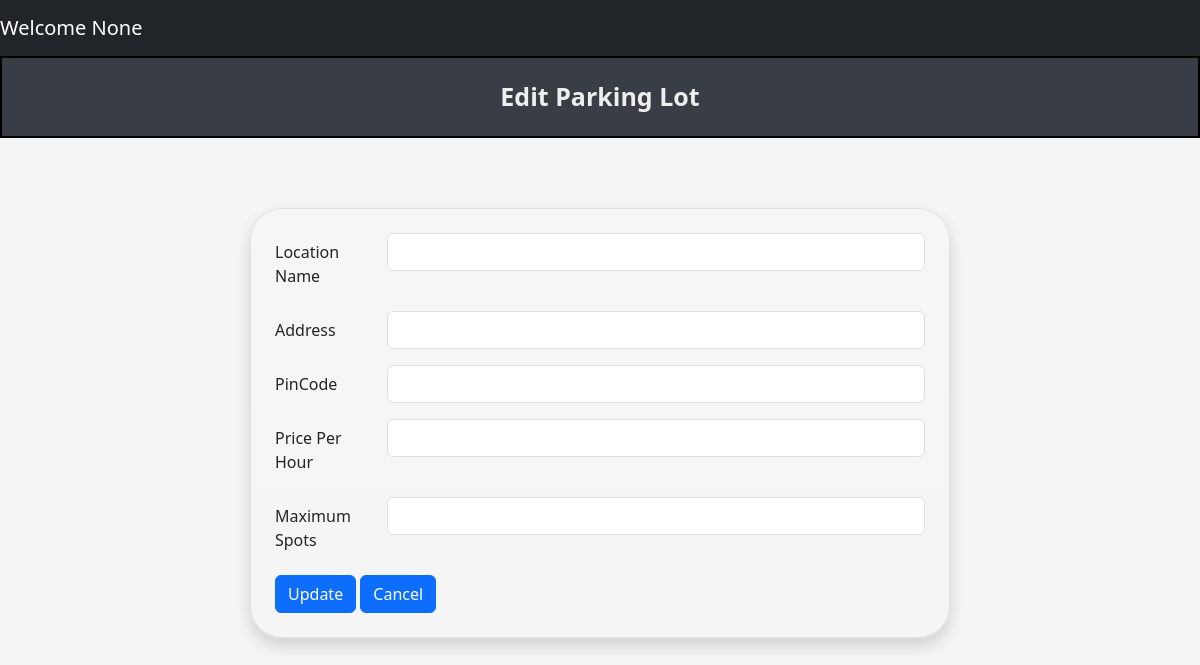
The page /admin/edit?lot_id=16 on the database as committed earlier.
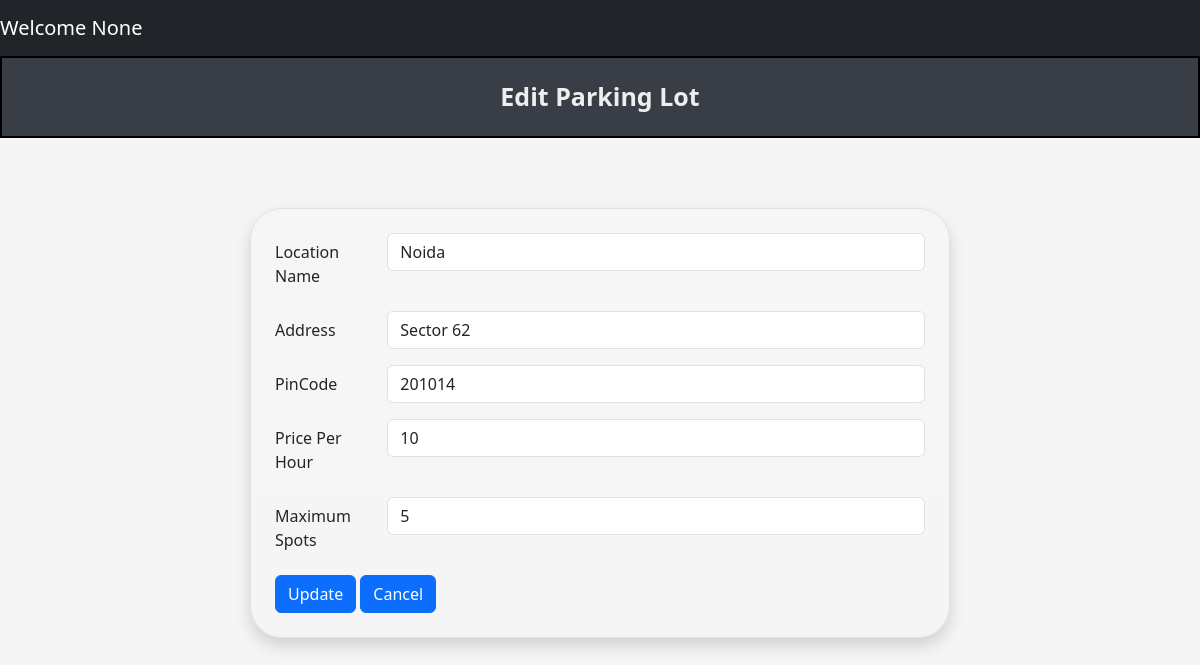
The same page on the database as committed later.
### tables this page shows
CREATE TABLE ParkingLot (
            lot_id INTEGER PRIMARY KEY AUTOINCREMENT,
            location_name TEXT NOT NULL,
            address TEXT NOT NULL,
            pincode TEXT NOT NULL,
            price INTEGER NOT NULL, 
            maxSpots INTEGER NOT NULL
        );

### controllers/admin_controller.py (the view, shortened to what this page needs)
@admin.route('/admin/edit', methods=['GET', 'POST'])
def editSpot():
    lot_id = request.args.get('lot_id', type=int)
    print("Lot id : ", lot_id)
    parkinglotdata = fetch_parking_lot(lot_id)
    return render_template("admin/editParkinglot.html", parking_lot_data = parkinglotdata, lot_id = lot_id)

### models/parking_lot.py (called while the page is built)
def fetch_parking_lot(lot_id):
    connection = sqlite3.connect(DATABASE_PARKING)
    cur = connection.cursor()
    cur.execute(
        '''
            Select * from ParkingLot where lot_id = (?)
        ''',(lot_id,)
    )
    parkinglotData = cur.fetchone()
    connection.commit()
    connection.close()
    return parkinglotData

### templates/admin/editParkinglot.html (shortened to what this page needs)
{% extends "navbar.html" %}
{% block content %}
    <div class="title"> Edit Parking Lot </div>
    <div style="padding: 50px;" class="d-flex justify-content-center align-items-center min-vh-50">
        <form id="lotForm" class="border p-4 bg-gradient rounded-5 shadow" style="width: 100%; max-width: 700px;">
            <div class="row mb-3">
                <label for="locationName" class="col-sm-2 col-form-label">Location Name</label>
                <div class="col-sm-10">
                    <input type="text" class="form-control" id="locationName" value="{{ parking_lot_data[1] }}" required>
                </div>
            </div>
            <div class="row mb-3">
                <label for="address" class="col-sm-2 col-form-label">Address</label>
                <div class="col-sm-10">
                    <input type="text" class="form-control" id="address" value = "{{parking_lot_data[2]}}"required>
                </div>
            </div>
            <div class="row mb-3">
                <label for="pincode" class="col-sm-2 col-form-label">PinCode</label>
                <div class="col-sm-10">
                    <input type="number" class="form-control" id="pincode" value="{{parking_lot_data[3]}}" required>
                </div>
            </div>
            <div class="row mb-3">
                <label for="pricePerHour" class="col-sm-2 col-form-label">Price Per Hour</label>
                <div class="col-sm-10">
                    <input type="number" class="form-control" id="pricePerHour" value="{{parking_lot_data[4]}}" required>
                </div>
            </div>
            <div class="row mb-3">
                <label for="maxSpots" class="col-sm-2 col-form-label">Maximum Spots</label>
                <div class="col-sm-10">
                    <input type="number" class="form-control" id="maxSpots" value="{{parking_lot_data[5]}}" required>
                </div>
            </div>
            <span>
                <button id="update" type="submit" class="btn btn-primary" >Update</button>
                <button id="cancel" type="button" class="btn btn-primary" onclick="window.location.href='/admin/dashboard'">Cancel</button>
            </span>
        </form>
    </div>
{% endblock %}

### templates/navbar.html (shortened to what this page needs)
<!DOCTYPE html>
<html lang="en">
  <head>
    <link href="https://cdn.jsdelivr.net/npm/bootstrap@5.3.0/dist/css/bootstrap.min.css" rel="stylesheet">
    <link rel="stylesheet" href="{{ url_for('static', filename='css/style.css') }}">
</head>
<body>
  <nav class="navbar navbar-expand-lg navbar-dark bg-dark">
  <a class="navbar-brand" href="#">
    Welcome
    {{ session.get('name') }}</a>
</nav>
  {% block content %} {% endblock %}
</body>
</html>

### static/css/style.css (style rules this page uses)
body { background-color: #f5f5f5; justify-content: center; }
.title { background-color: #393E46; border: 2px solid black; text-align: center; padding: 20px; font-weight: bold; font-size: 25px; margin-bottom: 20px; color: #EEEEEE; }

Rows that differ between the two databases and show on the page:
added ParkingLot: location_name "Noida", address "Sector 62", pincode "201014", price "10", maxSpots "5"
